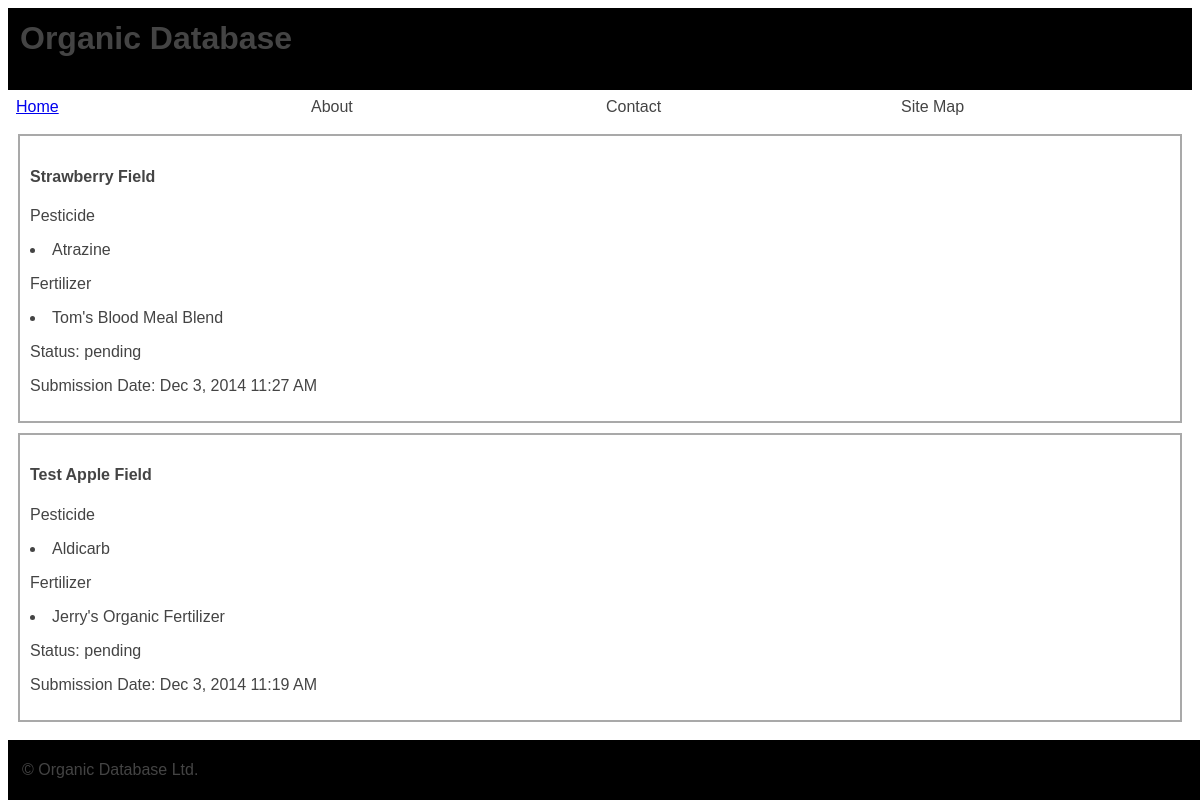
Page /viewapplications.php (signed in) on the committed database.
### tables this page shows
CREATE TABLE `applications` (
  `id` int(10) NOT NULL AUTO_INCREMENT,
  `field_id` int(10) DEFAULT NULL,
  `pesticide` varchar(50) DEFAULT NULL,
  `fertilizer` varchar(50) DEFAULT NULL,
  `status` varchar(10) DEFAULT NULL,
  `submit_date` datetime DEFAULT NULL,
  PRIMARY KEY (`id`)
);

CREATE TABLE `fields` (
  `id` int(10) NOT NULL AUTO_INCREMENT,
  `member_id` int(10) DEFAULT NULL,
  `name` varchar(50) DEFAULT NULL,
  `crop` varchar(30) DEFAULT NULL,
  `area` int(6) DEFAULT NULL,
  PRIMARY KEY (`id`)
);

CREATE TABLE `pesticides` (
  `id` int(10) NOT NULL AUTO_INCREMENT,
  `name` varchar(50) DEFAULT NULL,
  PRIMARY KEY (`id`)
);

CREATE TABLE `fertilizers` (
  `id` int(10) NOT NULL AUTO_INCREMENT,
  `name` varchar(50) DEFAULT NULL,
  PRIMARY KEY (`id`)
);

### viewapplications.php (the view, shortened to what this page needs)
<?php
    $mysqli = connectToDB();
    $id = $_SESSION['member_id'];
    $applicationsQuery = "SELECT * FROM applications WHERE field_id IN "
	. "(SELECT id FROM fields WHERE member_id = " . $id . ") ORDER BY id DESC;";
    $applicationsResult = mysqli_query($mysqli, $applicationsQuery) or die(mysqli_error($mysqli));
    $display .= '<div class="content">';
    while ($resultrow = mysqli_fetch_array($applicationsResult)) {
	$display .= '<div class="applicationview">';
	$fieldQuery = "SELECT * FROM fields WHERE id = " . $resultrow['field_id'] . ";";
	$fieldResult = mysqli_query($mysqli, $fieldQuery) or die(mysqli_error($mysqli));
	$fieldrow = mysqli_fetch_array($fieldResult);
	$display .= "<h4>" . $fieldrow['name'] . "</h4>";
	$display .= '<p>Pesticide</p>';
	$pesticideQuery = "SELECT * FROM pesticides WHERE id = " . $resultrow['pesticide'] . ";";
	$pesticideResult = mysqli_query($mysqli, $pesticideQuery) or die(mysqli_error($mysqli));
	while($pesticiderow = mysqli_fetch_array($pesticideResult)) {
	    $display .= "<li>" . $pesticiderow['name'] . "</li>";
	}
	$display .= "<p>Fertilizer</p>";
	$fertilizerQuery = "SELECT * FROM fertilizers WHERE id = " . $resultrow['fertilizer'] . ";";
	$fertilizerResult = mysqli_query($mysqli, $fertilizerQuery) or die(mysqli_error($mysqli));
	while($fertilizerrow = mysqli_fetch_array($fertilizerResult)) {
	    $display .= "<li>" . $fertilizerrow['name'] . "</li>";
	}
	$display .= '<p>Status: ';
	$display .= $resultrow['status'] . '</p>';
	$display .= '<p>Submission Date: ';
	$display .= date("M j, Y g:i A", strtotime($resultrow['submit_date'])) . '</p>';
	$display .= '</div>';
    }
    $display .= '</div>';
?>
<?php require('header.php'); ?>
    <?php echo $display;?>
<?php require('footer.php'); ?>

### header.php (shortened to what this page needs)
<html>
<head>
  <link rel="stylesheet" type="text/css" href="styles.css"/>
</head>
<body>
  <table width="100%" cellpadding="12" cellspacing="0" border="0">
  <tr bgcolor="black">
    <td>
        <h1>Organic Database</h1>
    </td>
  </tr>
  </table>
  <table width="100%" bgcolor="white" cellpadding="4" cellspacing="4">
  <tr >
    <td width="25%">
        <span class="menu"><a href="home.php">Home</a></span></td>
    <td width="25%">
      <span class="menu">About</span></td>
    <td width="25%">
      <span class="menu">Contact</span></td>
    <td width="25%">
      <span class="menu">Site Map</span></td>
  </tr>
  </table>

### footer.php
  <table id="footer" width="100%" bgcolor="black" cellpadding="12" border="0">
  <tr>
    <td>
      <p class="foot">&copy; Organic Database Ltd.</p>
    </td>
  </tr>
  </table>
</body>
</html>

### styles.css (style rules this page uses)
body { background-color: #FFFFFF; color: #444444; font-family: Helvitca, Gills, sans-serif; }
#footer { position:fixed; bottom:0; width:100%; height:60px; }
div.applicationview { border: 2px solid darkgrey; margin: 10px; padding: 10px; }
div.content { padding-bottom: 60px; }

### rows in the picture
applications: field.name "Strawberry Field", status "pending", submit_date "Dec 3, 2014 11:27 AM"
pesticides: name "Atrazine"
fertilizers: name "Tom's Blood Meal Blend"
applications: field.name "Test Apple Field", status "pending", submit_date "Dec 3, 2014 11:19 AM"
pesticides: name "Aldicarb"
fertilizers: name "Jerry's Organic Fertilizer"
